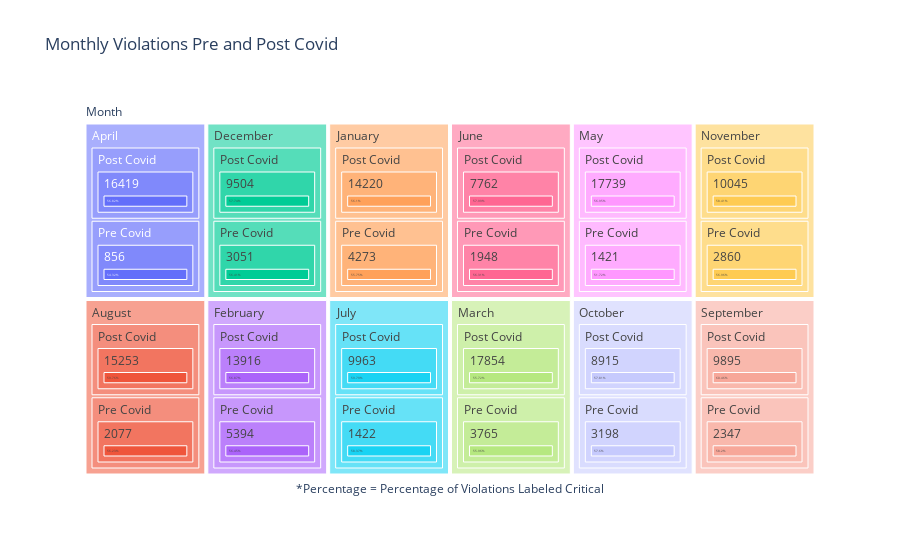

The code cell stored with this chart in its notebook:
### Code cell
# Post Covid

#x = X_train["MONTH"], y = X_train["VIOLATIONS PER INSPECTION"]
# Treemap of month: sized by violations per month (total), then broken down by crit and non crit violations
flags = nyc_restaurants.groupby(["MONTH", "POST COVID"])[["CRITICAL FLAGS PER INSPECTION", "VIOLATIONS PER INSPECTION"]].sum()
flags = flags.reset_index()
flags.MONTH = flags.MONTH.astype("int").apply(lambda x: calendar.month_name[x])
flags = flags.replace({"0":"Pre Covid", "1":"Post Covid"})
flags["PERCENT CRITICAL"] = np.round(flags["CRITICAL FLAGS PER INSPECTION"]/
                                     flags["VIOLATIONS PER INSPECTION"]*100, 2).astype("str")+"%"

#flags[["CRITICAL FLAGS PER INSPECTION", "VIOLATIONS PER INSPECTION"]] = 
#np.round(flags[["CRITICAL FLAGS PER INSPECTION", "VIOLATIONS PER INSPECTION"]] / 
#         flags[["CRITICAL FLAGS PER INSPECTION", "VIOLATIONS PER INSPECTION"]].sum() * 100, 2)

violation_treemap = px.treemap(flags, path = [px.Constant("Month"), "MONTH", "POST COVID", 
                                              "VIOLATIONS PER INSPECTION", "PERCENT CRITICAL"], 
                                              title = "Monthly Violations Pre and Post Covid")
#values = "VIOLATIONS PER INSPECTION", 
violation_treemap.update_layout(annotations = [(dict(x = 0.5, y = -0.05, showarrow = False, 
                                                     text = "*Percentage = Percentage of Violations Labeled Critical"))])

#violation_treemap.write_image(file = PATH + "Results/covid effect on violations.png", format = "png")
# not used for altered formatting (lose critical flag count) - saved manually

### Figure 1 — Plotly figure (JSON) as saved in the notebook; plotly's stock layout.template omitted (floating-point values rounded to 4 significant figures)
{"data": [{"branchvalues": "total", "domain": {"x": [0, 1], "y": [0, 1]}, "hovertemplate": "labels=%{label}<br>count=%{value}<br>parent=%{parent}<br>id=%{id}<extra></extra>", "ids": ["Month/May/Pre Covid/1421/51.72%", "Month/April/Pre Covid/856/54.32%", "Month/March/Post Covid/17854/55.72%", "Month/January/Pre Covid/4273/55.75%", "Month/March/Pre Covid/3765/55.96%", "Month/January/Post Covid/14220/56.1%", "Month/August/Pre Covid/2077/56.23%", "Month/June/Pre Covid/1948/56.31%", "Month/December/Pre Covid/3051/56.41%", "Month/February/Pre Covid/5394/56.45%", "Month/April/Post Covid/16419/56.82%", "Month/February/Post Covid/13916/56.87%", "Month/May/Post Covid/17739/56.95%", "Month/November/Pre Covid/2860/56.96%", "Month/October/Pre Covid/3198/57.6%", "Month/December/Post Covid/9504/57.74%", "Month/October/Post Covid/8915/57.81%", "Month/June/Post Covid/7762/57.99%", "Month/September/Pre Covid/2347/58.2%", "Month/July/Pre Covid/1422/58.37%", "Month/November/Post Covid/10045/58.41%", "Month/August/Post Covid/15253/59.76%", "Month/July/Post Covid/9963/59.79%", "Month/September/Post Covid/9895/60.46%", "Month/April/Pre Covid/856", "Month/May/Pre Covid/1421", "Month/July/Pre Covid/1422", "Month/June/Pre Covid/1948", "Month/August/Pre Covid/2077", "Month/September/Pre Covid/2347", "Month/November/Pre Covid/2860", "Month/December/Pre Covid/3051", "Month/October/Pre Covid/3198", "Month/March/Pre Covid/3765", "Month/January/Pre Covid/4273", "Month/February/Pre Covid/5394", "Month/June/Post Covid/7762", "Month/October/Post Covid/8915", "Month/December/Post Covid/9504", "Month/September/Post Covid/9895", "Month/July/Post Covid/9963", "Month/November/Post Covid/10045", "Month/February/Post Covid/13916", "Month/January/Post Covid/14220", "Month/August/Post Covid/15253", "Month/April/Post Covid/16419", "Month/May/Post Covid/17739", "Month/March/Post Covid/17854", "Month/April/Post Covid", "Month/August/Post Covid", "Month/December/Post Covid", "Month/February/Post Covid", "Month/January/Post Covid", "Month/July/Post Covid", "Month/June/Post Covid", "Month/March/Post Covid", "Month/May/Post Covid", "Month/November/Post Covid", "Month/October/Post Covid", "Month/September/Post Covid", "Month/April/Pre Covid", "Month/August/Pre Covid", "Month/December/Pre Covid", "Month/February/Pre Covid", "Month/January/Pre Covid", "Month/July/Pre Covid", "Month/June/Pre Covid", "Month/March/Pre Covid", "Month/May/Pre Covid", "Month/November/Pre Covid", "Month/October/Pre Covid", "Month/September/Pre Covid", "Month/April", "Month/August", "Month/December", "Month/February", "Month/January", "Month/July", "Month/June", "Month/March", "Month/May", "Month/November", "Month/October", "Month/September", "Month"], "labels": ["51.72%", "54.32%", "55.72%", "55.75%", "55.96%", "56.1%", "56.23%", "56.31%", "56.41%", "56.45%", "56.82%", "56.87%", "56.95%", "56.96%", "57.6%", "57.74%", "57.81%", "57.99%", "58.2%", "58.37%", "58.41%", "59.76%", "59.79%", "60.46%", "856", "1421", "1422", "1948", "2077", "2347", "2860", "3051", "3198", "3765", "4273", "5394", "7762", "8915", "9504", "9895", "9963", "10045", "13916", "14220", "15253", "16419", "17739", "17854", "Post Covid", "Post Covid", "Post Covid", "Post Covid", "Post Covid", "Post Covid", "Post Covid", "Post Covid", "Post Covid", "Post Covid", "Post Covid", "Post Covid", "Pre Covid", "Pre Covid", "Pre Covid", "Pre Covid", "Pre Covid", "Pre Covid", "Pre Covid", "Pre Covid", "Pre Covid", "Pre Covid", "Pre Covid", "Pre Covid", "April", "August", "December", "February", "January", "July", "June", "March", "May", "November", "October", "September", "Month"], "name": "", "parents": ["Month/May/Pre Covid/1421", "Month/April/Pre Covid/856", "Month/March/Post Covid/17854", "Month/January/Pre Covid/4273", "Month/March/Pre Covid/3765", "Month/January/Post Covid/14220", "Month/August/Pre Covid/2077", "Month/June/Pre Covid/1948", "Month/December/Pre Covid/3051", "Month/February/Pre Covid/5394", "Month/April/Post Covid/16419", "Month/February/Post Covid/13916", "Month/May/Post Covid/17739", "Month/November/Pre Covid/2860", "Month/October/Pre Covid/3198", "Month/December/Post Covid/9504", "Month/October/Post Covid/8915", "Month/June/Post Covid/7762", "Month/September/Pre Covid/2347", "Month/July/Pre Covid/1422", "Month/November/Post Covid/10045", "Month/August/Post Covid/15253", "Month/July/Post Covid/9963", "Month/September/Post Covid/9895", "Month/April/Pre Covid", "Month/May/Pre Covid", "Month/July/Pre Covid", "Month/June/Pre Covid", "Month/August/Pre Covid", "Month/September/Pre Covid", "Month/November/Pre Covid", "Month/December/Pre Covid", "Month/October/Pre Covid", "Month/March/Pre Covid", "Month/January/Pre Covid", "Month/February/Pre Covid", "Month/June/Post Covid", "Month/October/Post Covid", "Month/December/Post Covid", "Month/September/Post Covid", "Month/July/Post Covid", "Month/November/Post Covid", "Month/February/Post Covid", "Month/January/Post Covid", "Month/August/Post Covid", "Month/April/Post Covid", "Month/May/Post Covid", "Month/March/Post Covid", "Month/April", "Month/August", "Month/December", "Month/February", "Month/January", "Month/July", "Month/June", "Month/March", "Month/May", "Month/November", "Month/October", "Month/September", "Month/April", "Month/August", "Month/December", "Month/February", "Month/January", "Month/July", "Month/June", "Month/March", "Month/May", "Month/November", "Month/October", "Month/September", "Month", "Month", "Month", "Month", "Month", "Month", "Month", "Month", "Month", "Month", "Month", "Month", ""], "type": "treemap", "values": [1, 1, 1, 1, 1, 1, 1, 1, 1, 1, 1, 1, 1, 1, 1, 1, 1, 1, 1, 1, 1, 1, 1, 1, 1, 1, 1, 1, 1, 1, 1, 1, 1, 1, 1, 1, 1, 1, 1, 1, 1, 1, 1, 1, 1, 1, 1, 1, 1, 1, 1, 1, 1, 1, 1, 1, 1, 1, 1, 1, 1, 1, 1, 1, 1, 1, 1, 1, 1, 1, 1, 1, 2, 2, 2, 2, 2, 2, 2, 2, 2, 2, 2, 2, 24]}], "layout": {"annotations": [{"showarrow": false, "text": "*Percentage = Percentage of Violations Labeled Critical", "x": 0.5, "y": -0.05}], "legend": {"tracegroupgap": 0}, "title": {"text": "Monthly Violations Pre and Post Covid"}}}
